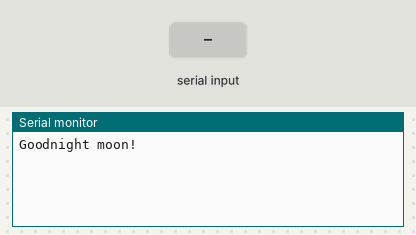
This sketch was run on a simulated Arduino Uno, built with avr-gcc and run on an emulated ATmega328P. On the bench: the last lines printed to the serial monitor. Inputs (shaded band) come from the test bench.

Above: at 1.2 s.
1.3 s: "1" received over the second serial link
At 2.5 s:
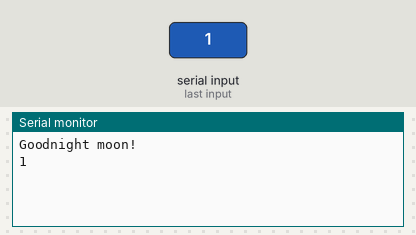
2.8 s: "0" received over the second serial link
At 3.6 s:
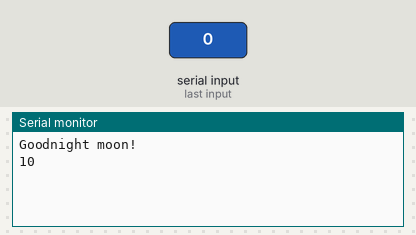

Measured:
- after the input at 1.3 s, the serial monitor: prints a new line at once (image 1)
- after the input at 2.8 s, the serial monitor: prints a new line at once (image 2)

The sketch:

esp8266_serial.ino
```cpp
#include <SoftwareSerial.h>

SoftwareSerial esp8266(11, 10); // RX, TX

void setup() {
  // Open serial communications and wait for port to open:
  Serial.begin(9600);
  while (!Serial) {
    ; // wait for serial port to connect. Needed for native USB port only
  }

  Serial.println("Goodnight moon!");
  //Serial.flush();

  // set the data rate for the SoftwareSerial port
  esp8266.begin(9600);
  while(!esp8266) {;}
  /**
  Serial.println("Printing to 9600 serial: AT");
  //Serial.flush();
  //mySerial.println("AT+RST");
  esp8266.write("AT+RST\r\n");
  if(esp8266.available()) {
    //Serial.println(esp8266.readString());
    String dataBack = esp8266.readString();
    Serial.print("Found this: ");
    Serial.println(dataBack);

    int okay = -1;
    okay = dataBack.indexOf("Ready");
    Serial.print("okay value: ");
    Serial.println(okay);

    if(okay >= 0) {
      Serial.println("Found okay");
    }
    /**
    if(esp8266.find("Ready")) {
      Serial.println("Found ready");
    }
    **
  }
  Serial.println("Done");
  //delay(3000);
  //esp8266.flush();
  //Serial.write(mySerial.read());
  /**
  if(esp8266.find("System")) {
    Serial.println("Found ready");
    //Serial.flush();
  }
  **/
}

void loop() { // run over and over
  if (esp8266.available()) {
    Serial.write(esp8266.read());
    //Serial.flush();
  }
  if (Serial.available()) {
    esp8266.write(Serial.read());
    //esp8266.flush();
  }
}
```
